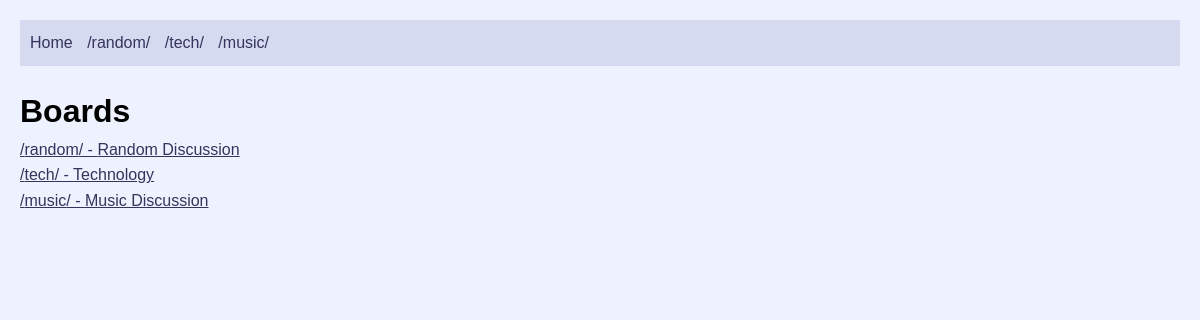
The page / on the database its author committed.
### app/models.py (models this page shows)
class Board(db.Model):
    id = db.Column(db.Integer, primary_key=True)
    name = db.Column(db.String(10), unique=True, nullable=False)
    description = db.Column(db.String(100))
    threads = db.relationship('Thread', backref='board', lazy=True)

### app/routes.py (the view)
@main.route('/')
def index():
    boards = Board.query.all()
    return render_template('index.html', boards=boards)

### app/templates/index.html (shortened to what this page needs)
{% extends "base.html" %}
{% block content %}
<h1>Boards</h1>
{% for board in boards %}
<div class="board-link">
    <a href="{{ url_for('main.board', board_name=board.name) }}">
        /{{ board.name }}/ - {{ board.description }}
    </a>
</div>
{% endfor %}
{% endblock %}

### app/templates/base.html (shortened to what this page needs)
<!DOCTYPE html>
<html lang="en">
<head>
    <link rel="stylesheet" href="{{ url_for('static', filename='css/style.css') }}">
</head>
<body>
<nav>
    <a href="{{ url_for('main.index') }}">Home</a>
    {% for board in boards %}
    <a href="{{ url_for('main.board', board_name=board.name) }}">/{{ board.name }}/</a>
    {% endfor %}
</nav>
<main>
    {% block content %}{% endblock %}
</main>
</body>
</html>

### app/static/css/style.css (style rules this page uses)
* { margin: 0; padding: 0; box-sizing: border-box; }
body { font-family: arial, helvetica, sans-serif; line-height: 1.6; background: #eef2ff; color: #000; max-width: 1200px; margin: 0 auto; padding: 20px; }
nav { background: #d6daf0; padding: 10px; margin-bottom: 20px; }
nav a { margin-right: 10px; color: #34345c; text-decoration: none; }
a { color: #34345c; }

### rows shown on the page
Board: name "random", description "Random Discussion"
Board: name "tech", description "Technology"
Board: name "music", description "Music Discussion"
